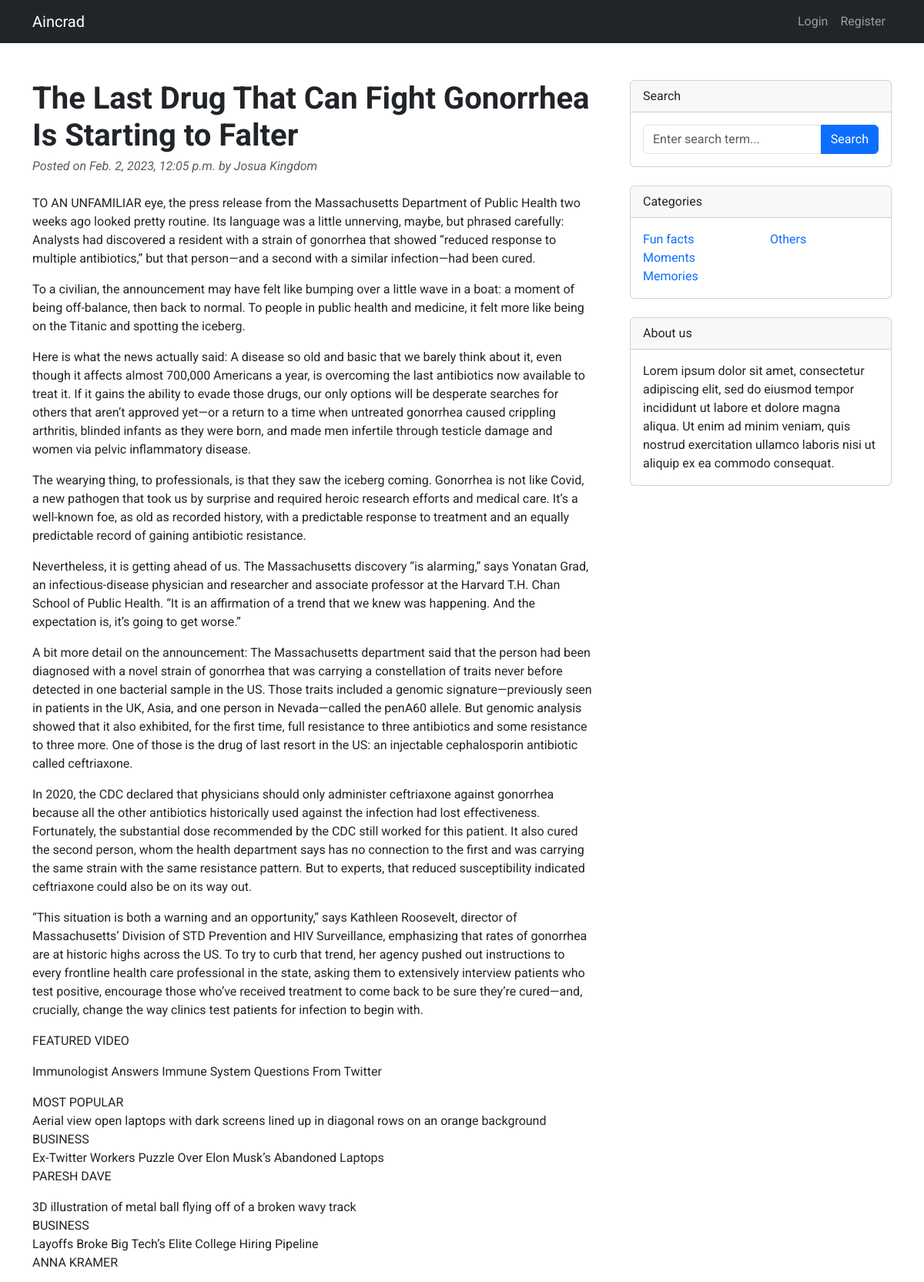
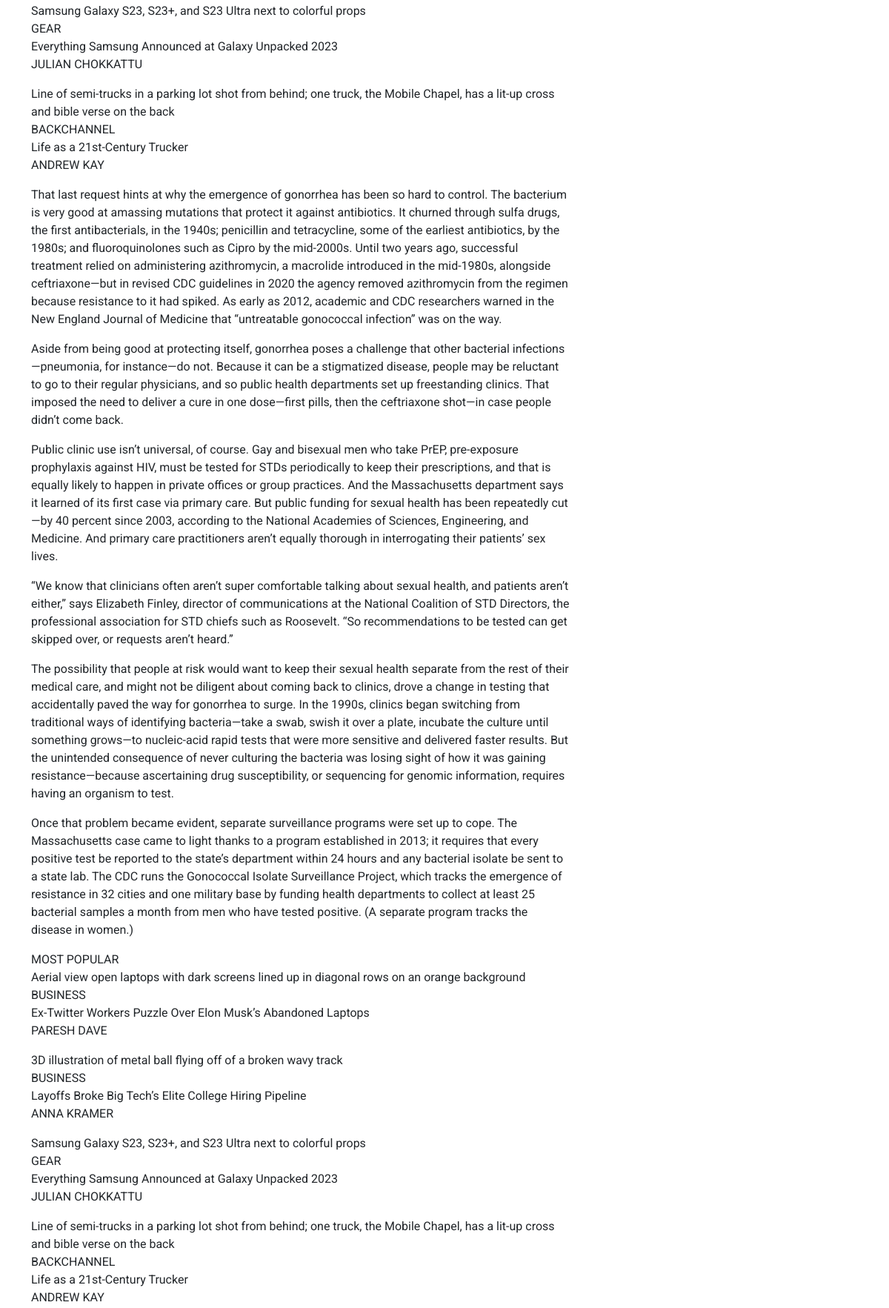
Screenshot of /post/9/ (upper part) with the database file from the repository (2 pictures, top to bottom).
### core/models.py (models this page shows, shortened)
class Post(models.Model):
    title = models.CharField(max_length=200)
    author = models.ForeignKey(settings.AUTH_USER_MODEL, on_delete=models.CASCADE, related_name='blog_posts')
    created_on = models.DateTimeField(auto_now_add=True)
    content = models.TextField()
    update_on = models.DateTimeField(auto_now=True)
    class Meta:
        ordering = ['-created_on']

### accounts/models.py (models this page shows, shortened)
class CustomUser(AbstractBaseUser, PermissionsMixin):
    email = models.CharField(gettext_lazy('email address'),max_length=40, unique=True)
    username = models.CharField(max_length=150, unique=True)
    first_name = models.CharField(max_length=150)
    last_name = models.CharField(max_length=150)
    date_joined = models.DateTimeField(default=timezone.now)
    age = models.PositiveIntegerField(null=True, blank=True)
    description = models.TextField(blank=True, null=True)
    profile_image = models.ImageField(upload_to='profile_pics', blank=True, null=True)
    country = models.CharField(max_length=150, blank=True, null=True)
    is_staff = models.BooleanField(default=False)
    is_active = models.BooleanField(default=True) # if user_verified: True
    objects = CustomAccountManager()
    USERNAME_FIELD = 'email'
    REQUIRED_FIELDS = ['username', 'first_name', 'last_name']
    class Meta:
        ordering = ["-username"]

### core/views.py (the view)
# urls.py: path('post/<int:pk>/', views.post_detail, name='post_detail'),
def post_detail(request, pk):
    template_name = 'post_detail.html'
    post = get_object_or_404(Post, id=pk)
    comments = post.comments.all()
    new_comment = None
    if request.method == 'POST':
        comment_form = CommentForm(data=request.POST)
        if comment_form.is_valid():
            new_comment = comment_form.save(commit=False)
            new_comment.post = post
            new_comment.name = request.user
            new_comment.save()
            return redirect('/post/{}'.format(pk))
    else:
        comment_form = CommentForm()
    return render(request, template_name, {'post': post,
                                            'comments': comments,
                                            'new_comment': new_comment,
                                            'comment_form': comment_form,
                                            })

### core/forms.py
class CommentForm(forms.ModelForm):
    class Meta:
        model = Comment
        fields = ['body']
        labels = {'body': '',}
        widgets = {
            'body': forms.Textarea(attrs={'class': 'form-control',
                                          'placeholder': 'Join the discussion and leave a comment!',
                                          'rows': '3',
                                          'style': 'resize: none'})
        }

### templates/post_detail.html (shortened to what this page needs)
{% extends 'base.html' %}
{% load bootstrap5 %}
{% load static %}
{% block content %}
<div class="container mt-5">
    <div class="row g-5">
        <div class="col-lg-8">
            <article>
                <header class="mb-4">
                    <h1 class="fw-bolder mb-1">{{ post.title }}</h1>
                    <div class="text-muted fst-italic mb-2">Posted on {{ post.created_on }} by {{ post.author.first_name }} {{ post.author.last_name }}</div>
                </header>
                <section class="mb-5">
                    <p class="fs-5 mb-4">{{ post.content | safe | linebreaks }}</p>
                </section>
            </article>
        </div>
        {% block sidebar %} {% include 'commons/sidebar.html' %} {% endblock sidebar %}
    </div>
</div>
{% endblock content %}

### static/css/base.css (style rules this page uses)
html { position: relative; min-height: 100%; }
body { margin: 0 0 100px 0; font-family: "Roboto", sans-serif; font-size: 1rem; font-weight: 400; line-height: 1.5; color: #212529; box-sizing: border-box; background-color: #fff; }
@media (prefers-reduced-motion: no-preference) { :root { scroll-behavior: smooth; } }

### rows the page displays
Post: title "The Last Drug That Can Fight Gonorrhea Is Starting to Falter", created_on "Feb. 2, 2023, 12:05 p.m.", author.first_name "Josua", author.last_name "Kingdom", content "TO AN UNFAMILIAR eye, the press release from the Massachusetts Department of Public Health two weeks ago looked pretty routine. Its language was a little unnerving, maybe, but phrased carefully: Analysts had discovered a resident with a strain of gonorrhea that showed “reduced response to multiple antibiotics,” but that person—and a second with a similar infection—had been cured. To a civilian, the announcement may have felt like bumping over a little wave in a boat: a moment of being off-balance, then back to normal. To people in public health and medicine, it felt more like being on the Titanic and spotting the iceberg. Here is what the news actually said: A disease so old and basic that…"
